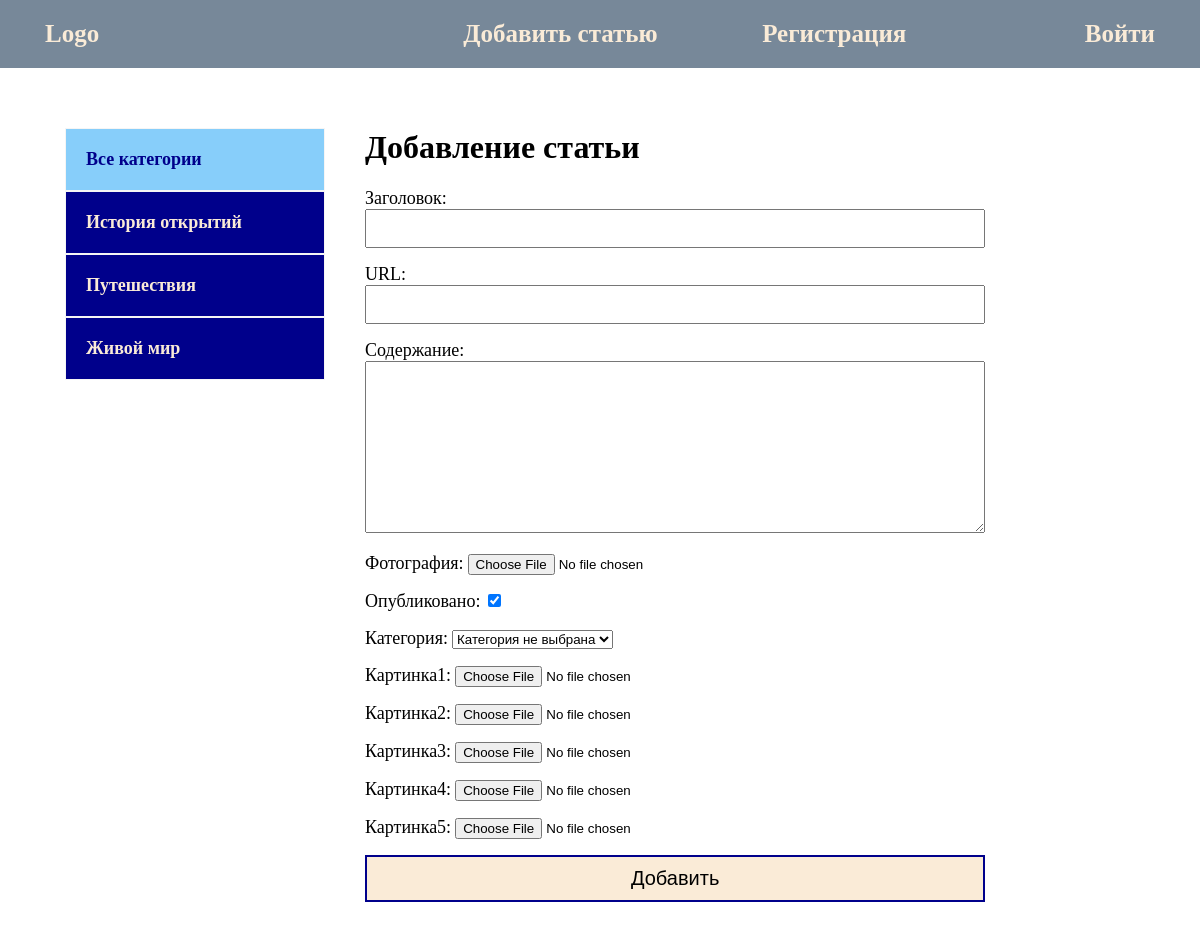
Page /addarticle/ (signed in) on the committed database.
### blog/models.py (models this page shows)
class Category(models.Model):
    name = models.CharField(max_length=150, verbose_name='Название')
    slug = models.SlugField(max_length=150, unique=True, verbose_name='URL')
    def __str__(self):
        return self.name
    def get_absolute_url(self):
        return reverse('category', kwargs={'cat_slug': self.slug})
    class Meta:
        verbose_name = 'категорию'
        verbose_name_plural = 'Категории'

### blog/views.py (the view)
# urls.py: path('addarticle/', AddArticle.as_view(), name='add_article'),
class AddArticle(LoginRequiredMixin, DataMixin, CreateView):
    form_class = AddPostForm
    template_name = 'blog/addarticle.html'
    success_url = reverse_lazy('index')
    login_url = reverse_lazy('login')
    def get_context_data(self, *, object_list=None, **kwargs):
        context = super().get_context_data(**kwargs)
        c_def = self.get_user_context(title='Добавление статьи')
        return dict(list(context.items()) + list(c_def.items()))

### blog/forms.py (shortened to what this page needs)
class AddPostForm(forms.ModelForm):
    class Meta:
        model = Blog
        fields = ['title', 'slug', 'content', 'photo', 'is_published', 'cat', 'picture1', 'picture2', 'picture3',
                  'picture4', 'picture5']
        widgets = {
            'title': forms.TextInput(attrs={'class': 'form-input'}),
            'slug': forms.TextInput(attrs={'class': 'form-input'}),
            'content': forms.Textarea(attrs={'cols': 60, 'rows': 10, 'class': 'form-input'})
        }
    def __init__(self, *args, **kwargs):
        super().__init__(*args, **kwargs)
        self.fields['cat'].empty_label = 'Категория не выбрана'

### blog/utils.py (called while the page is built)
    def get_user_context(self, **kwargs):
        context = kwargs
        cats = Category.objects.annotate(Count('blog'))
        user_menu = menu.copy()
        if not self.request.user.is_authenticated:
            user_menu.pop(0)
        context['menu'] = user_menu
        context['cats'] = cats
        if 'cat_selected' not in context:
            context['cat_selected'] = 0
        return context

### blog/templates/blog/addarticle.html (shortened to what this page needs)
{% extends 'blog/base.html' %}
{% block content %}
<h1>{{ title }}</h1>
<form action="{% url 'add_article' %}" method="post" enctype="multipart/form-data">
    {{ form.as_p }}
    <button class="form-button">Добавить</button>
</form>
{% endblock %}

### blog/templates/blog/base.html (shortened to what this page needs)
<!DOCTYPE html>
{% load static %}
{% load blog_tags %}
<html lang="en">
<head>
    <link rel="stylesheet" href="{% static 'css/style.css' %}">
</head>
<body>
<div class="header">
    <div class="wrap">
        <ul class="mainmenu">
            <li class="logo"><a href="{% url 'index' %}">Logo</a></li>
            {% for m in menu %}
                <li class="last"><a href="{% url m.url_name %}">{{ m.title }}</a></li>
            {% endfor %}
        </ul>
    </div>
</div>
<div class="content">
    <div class="wrap">
        <div class="sidebar">
            <ul>
                {% if cat_selected == 0 %}
                    <li class="selected">Все категории</li>
                {% else %}
                    <li><a href="{% url 'index' %}">Все категории</a></li>
                {% endif %}
                {% for c in cats %}
                    {% if c.blog__count > 0 %}
                        {% if c.pk == cat_selected %}
                            <li class="selected">{{ c.name }}</li>
                        {% else %}
                            <li><a href="{{ c.get_absolute_url }}">{{ c.name }}</a></li>
                        {% endif %}
                    {% endif %}
                {% endfor %}
            </ul>
        </div>
        <div class="main">
            {% block content %}
            {% endblock %}
        </div>
    </div>
</div>
</body>
</html>

### blog/static/css/style.css (style rules this page uses)
html { background-image: url(5432-katanie_na_parusnoy_lodke.jpg); background-repeat: no-repeat; background-position: center center; background-attachment: fixed; -webkit-background-size: cover; -moz-background-size: cover; -o-background-size: cover; background-size: cover; }
body { margin: 0; padding: 0; }
.wrap { max-width: 1150px; margin: 0 auto; }
.content .wrap { background: white; padding: 40px; box-sizing: border-box; display: flex; }
ul { list-style: none; margin: 0; padding: 0; }
a { color: antiquewhite; padding: 20px; text-decoration: none; }
.header { background: lightslategrey }
.mainmenu { display: flex; font-size: 25px; font-weight: bold; padding: 20px 0; align-items: center; }
.logo { flex-basis: 65%; }
.last { flex-basis: 40%; text-align: right; }
.sidebar ul { width: 260px; margin-right: 40px; margin-top: 20px; }
.sidebar a { display: block; padding: 20px; border: 1px solid whitesmoke; background: darkblue; font-weight: bold; font-size: 18px; }
.selected { padding: 20px; font-size: 18px; border: 1px solid whitesmoke; font-weight: bold; background: lightskyblue; color: darkblue; }
.form-input { width: 100%; padding: 10px; box-sizing: border-box; }
.form-button { width: 100%; border: 2px solid darkblue; background: antiquewhite; padding: 10px; font-size: 20px; cursor: pointer; }
form label { font-size: 18px; }

### rows in the picture
Category: name "История открытий"
Category: name "Путешествия"
Category: name "Живой мир"

### other values in the picture
{{ m.title }} "Добавить статью" "Регистрация" "Войти"
{{ title }} "Добавление статьи"
